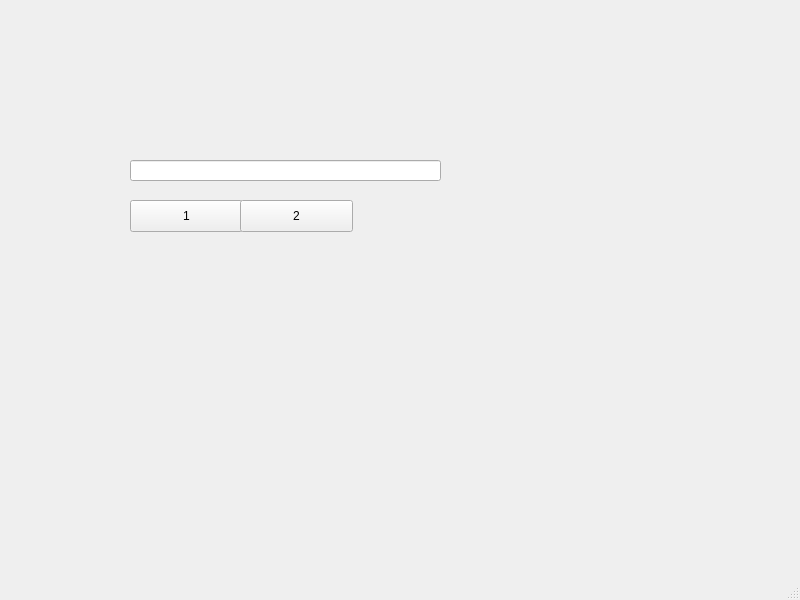
<?xml version="1.0" encoding="UTF-8"?>
<ui version="4.0">
 <class>PlayingSliders</class>
 <widget class="QMainWindow" name="PlayingSliders">
  <property name="geometry">
   <rect>
    <x>0</x>
    <y>0</y>
    <width>800</width>
    <height>600</height>
   </rect>
  </property>
  <property name="windowTitle">
   <string>PlayingSliders</string>
  </property>
  <widget class="QWidget" name="centralwidget">
   <widget class="QPushButton" name="b_1">
    <property name="geometry">
     <rect>
      <x>130</x>
      <y>200</y>
      <width>113</width>
      <height>32</height>
     </rect>
    </property>
    <property name="text">
     <string>1</string>
    </property>
   </widget>
   <widget class="QPushButton" name="b_2">
    <property name="geometry">
     <rect>
      <x>240</x>
      <y>200</y>
      <width>113</width>
      <height>32</height>
     </rect>
    </property>
    <property name="text">
     <string>2</string>
    </property>
   </widget>
   <widget class="QLineEdit" name="m_data">
    <property name="geometry">
     <rect>
      <x>130</x>
      <y>160</y>
      <width>311</width>
      <height>21</height>
     </rect>
    </property>
   </widget>
  </widget>
  <widget class="QMenuBar" name="menubar">
   <property name="geometry">
    <rect>
     <x>0</x>
     <y>0</y>
     <width>800</width>
     <height>24</height>
    </rect>
   </property>
  </widget>
  <widget class="QStatusBar" name="statusbar"/>
 </widget>
 <resources/>
 <connections/>
</ui>
